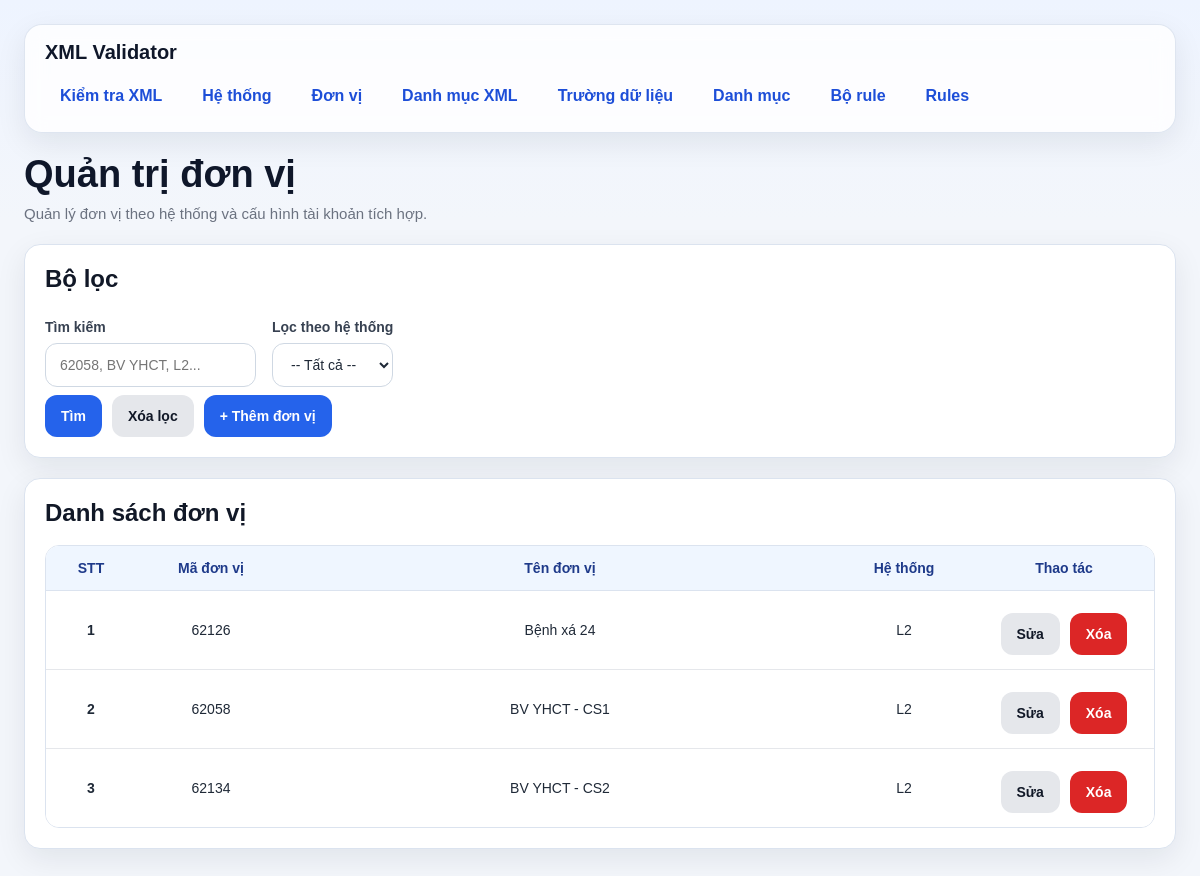
The page /units/ on the database as committed earlier.
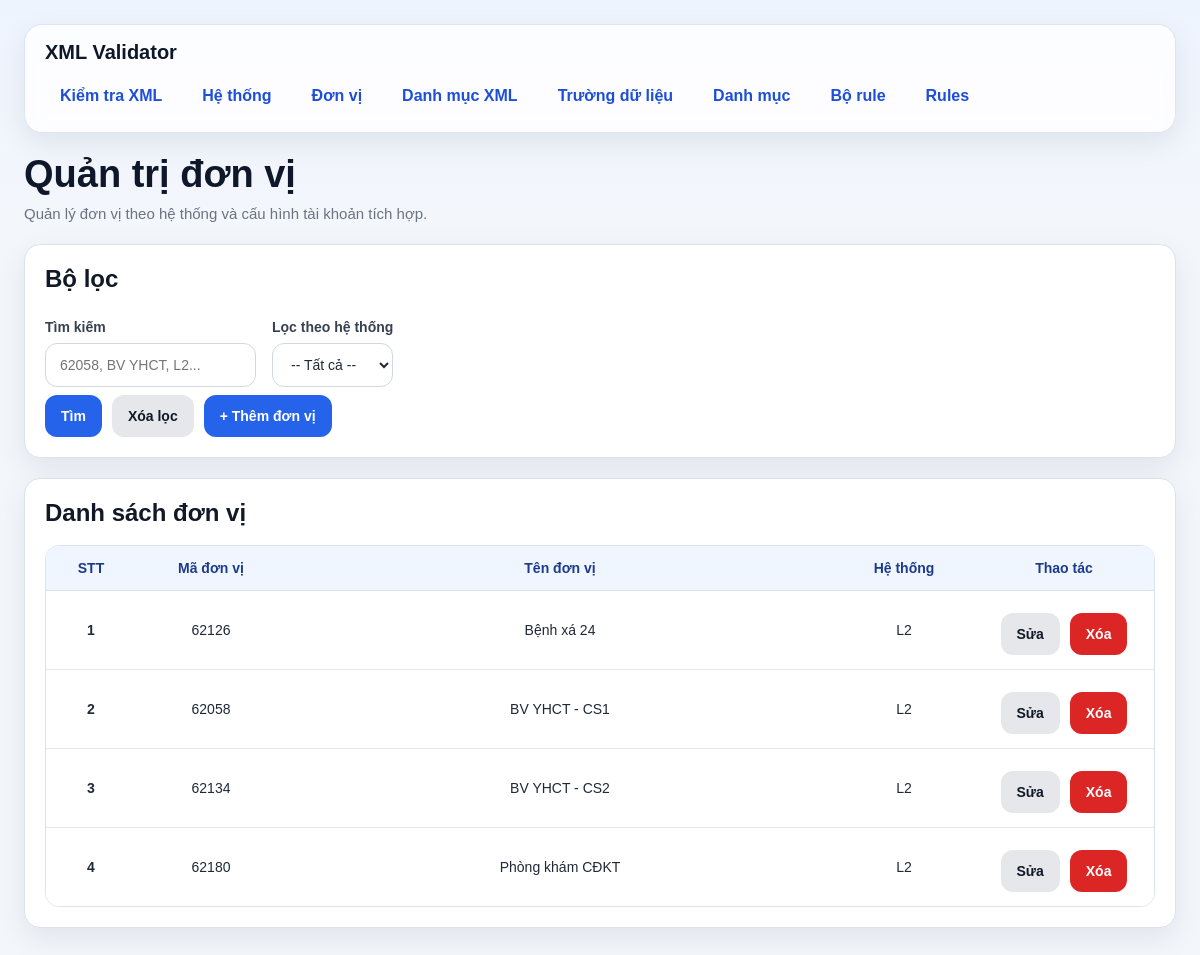
The same page on the database as committed later.
### models/system_model.py (models this page shows, shortened)
class DonVi(db.Model):
    __tablename__ = "don_vi"
    id = db.Column(db.Integer, primary_key=True)
    ma_don_vi = db.Column(db.String(50), nullable=False, unique=True)
    ten_don_vi = db.Column(db.String(255), nullable=False)
    he_thong_id = db.Column(db.Integer, db.ForeignKey("he_thong.id"), nullable=False)
    api_username = db.Column(db.String(100))
    api_password = db.Column(db.String(100))
    bhyt_username = db.Column(db.String(100))
    bhyt_password = db.Column(db.String(100))
    api_base_url = db.Column(db.String(255))
    api_uuid = db.Column(db.Text)
    api_his_token = db.Column(db.Text)
    api_token_expire_at = db.Column(db.DateTime)
    api_jsessionid = db.Column(db.String(255))
    api_sessionid = db.Column(db.Text)
    he_thong = db.relationship("HeThong", backref="don_vis")

class HeThong(db.Model):
    __tablename__ = "he_thong"
    id = db.Column(db.Integer, primary_key=True)
    ten_he_thong = db.Column(db.String(100), nullable=False, unique=True)

### routes/system_routes.py (the view, shortened to what this page needs)
@unit_bp.route("/", methods=["GET"])
def list_units():
    keyword = (request.args.get("keyword") or "").strip()
    he_thong_id = (request.args.get("he_thong_id") or "").strip()
    query = DonVi.query.join(HeThong)
    if he_thong_id:
        query = query.filter(DonVi.he_thong_id == int(he_thong_id))
    items = query.order_by(DonVi.id.asc()).all()
    systems = HeThong.query.order_by(HeThong.id.asc()).all()
    return render_template(
        "units.html",
        items=items,
        systems=systems,
        keyword=keyword,
        he_thong_id=he_thong_id
    )

### templates/units.html (shortened to what this page needs)
{% extends "base.html" %}
{% block content %}
<div class="page-header">
    <h1 class="page-title">Quản trị đơn vị</h1>
    <div class="page-subtitle">Quản lý đơn vị theo hệ thống và cấu hình tài khoản tích hợp.</div>
</div>
<div class="card">
    <h2 class="card-title">Bộ lọc</h2>
    <form method="GET">
        <div class="grid">
            <div class="col-6">
                <label>Tìm kiếm</label>
                <input type="text" name="keyword" value="{{ keyword }}" placeholder="62058, BV YHCT, L2...">
            </div>
            <div class="col-6">
                <label>Lọc theo hệ thống</label>
                <select name="he_thong_id">
                    <option value="">-- Tất cả --</option>
                </select>
            </div>
        </div>
        <div class="actions">
            <button class="btn btn-primary" type="submit">Tìm</button>
            <a href="/units" class="btn btn-secondary">Xóa lọc</a>
            <a href="/units/create" class="btn btn-primary">+ Thêm đơn vị</a>
        </div>
    </form>
</div>
<div class="card">
    <h2 class="card-title">Danh sách đơn vị</h2>
    {% if items %}
        <div class="table-wrap">
            <table>
                <thead>
                    <tr>
                        <th style="width: 90px;">STT</th>
                        <th style="width: 150px;">Mã đơn vị</th>
                        <th>Tên đơn vị</th>
                        <th style="width: 140px;">Hệ thống</th>
                        <th style="width: 180px;">Thao tác</th>
                    </tr>
                </thead>
                <tbody>
                    {% for x in items %}
                    <tr>
                        <td><strong>{{ loop.index }}</strong></td>
                        <td>{{ x.ma_don_vi }}</td>
                        <td>{{ x.ten_don_vi }}</td>
                        <td>{{ x.he_thong.ten_he_thong }}</td>
                        <td>
                            <div class="actions actions-center">
                                <a class="btn btn-secondary" href="/units/{{ x.id }}/edit">Sửa</a>
                                <form class="inline" method="POST" action="/units/{{ x.id }}/delete" onsubmit="return confirm('Xóa đơn vị này?');">
                                    <button class="btn btn-danger" type="submit">Xóa</button>
                                </form>
                            </div>
                        </td>
                    </tr>
                    {% endfor %}
                </tbody>
            </table>
        </div>
    {% else %}
        <div class="empty-state">Chưa có dữ liệu đơn vị.</div>
    {% endif %}
</div>
{% endblock %}

Rows that differ between the two databases and show on the page:
added DonVi: ma_don_vi "62180", ten_don_vi "Phòng khám CĐKT", he_thong.ten_he_thong "L2"
